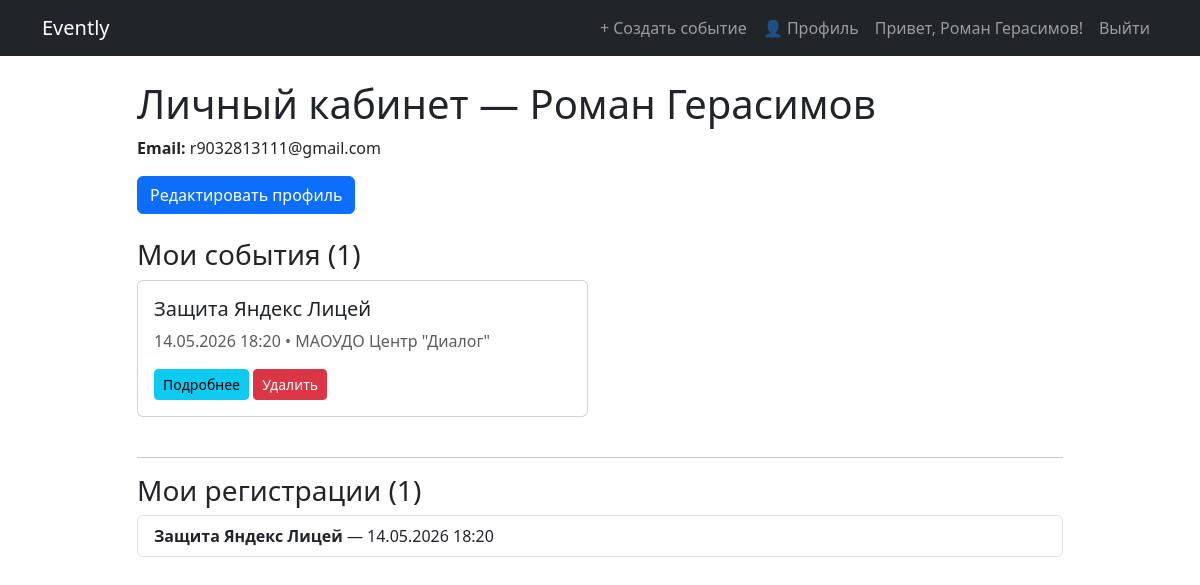
The app's page /profile (signed in) with its own data.
### app/models.py (models this page shows)
class User(db.Model, UserMixin):
    id = db.Column(db.Integer, primary_key=True)
    username = db.Column(db.String(80), unique=True, nullable=False)
    email = db.Column(db.String(120), unique=True, nullable=False)
    password = db.Column(db.String(200), nullable=False)
    events = db.relationship("Event", backref="author", lazy=True)

class Event(db.Model):
    id = db.Column(db.Integer, primary_key=True)
    title = db.Column(db.String(150), nullable=False)
    description = db.Column(db.Text, nullable=False)
    date = db.Column(db.DateTime, nullable=False)
    location = db.Column(db.String(150), nullable=False)
    category = db.Column(db.String(50))
    image = db.Column(db.String(200))
    user_id = db.Column(db.Integer, db.ForeignKey("user.id"), nullable=False)
    created_at = db.Column(db.DateTime, default=datetime.utcnow)

class Registration(db.Model):
    id = db.Column(db.Integer, primary_key=True)
    event_id = db.Column(
        db.Integer, db.ForeignKey("event.id", ondelete="CASCADE"), nullable=False
    )
    user_id = db.Column(db.Integer, db.ForeignKey("user.id"), nullable=False)
    full_name = db.Column(db.String(150), nullable=False)
    age = db.Column(db.Integer, nullable=False)
    registered_at = db.Column(db.DateTime, default=datetime.utcnow)
    event = db.relationship(
        "Event", backref=db.backref("registrations", cascade="all, delete-orphan")
    )
    user = db.relationship("User")

### app/routes/profile.py (the view)
@profile_bp.route("/profile")
@login_required
def profile():
    user_events = (
        Event.query.filter_by(user_id=current_user.id).order_by(Event.date.desc()).all()
    )
    registrations = Registration.query.filter_by(user_id=current_user.id).all()
    return render_template(
        "profile.html", user_events=user_events, registrations=registrations
    )

### app/__init__.py (called while the page is built)
@login_manager.user_loader
def load_user(user_id):
    from app.models import User
    return User.query.get(int(user_id))

### app/templates/profile.html (shortened to what this page needs)
{% extends "base.html" %}
{% block content %}
<div class="row">
    <div class="col-lg-10 mx-auto">
        <h1>Личный кабинет — {{ current_user.username }}</h1>
        <p><strong>Email:</strong> {{ current_user.email }}</p>
        <a href="{{ url_for('profile.edit_profile') }}" class="btn btn-primary mb-4">Редактировать профиль</a>
        <h3>Мои события ({{ user_events|length }})</h3>
        {% if user_events %}
        <div class="row">
            {% for event in user_events %}
            <div class="col-md-6 mb-4">
                <div class="card">
                    <div class="card-body">
                        <h5>{{ event.title }}</h5>
                        <p class="text-muted">{{ event.date.strftime('%d.%m.%Y %H:%M') }} • {{ event.location }}</p>
                        <a href="{{ url_for('events.detail', event_id=event.id) }}" class="btn btn-info btn-sm">Подробнее</a>
                        <a href="{{ url_for('events.delete_event', event_id=event.id) }}"
                           class="btn btn-danger btn-sm"
                           onclick="return confirm('Удалить событие?')">Удалить</a>
                    </div>
                </div>
            </div>
            {% endfor %}
        </div>
        {% else %}
        <p>У вас пока нет созданных событий.</p>
        {% endif %}
        <hr>
        <h3>Мои регистрации ({{ registrations|length }})</h3>
        {% if registrations %}
        <ul class="list-group">
            {% for reg in registrations %}
            <li class="list-group-item">
                <strong>{{ reg.event.title }}</strong> — {{ reg.event.date.strftime('%d.%m.%Y %H:%M') }}
            </li>
            {% endfor %}
        </ul>
        {% else %}
        <p>Вы ещё никуда не записались.</p>
        {% endif %}
    </div>
</div>
{% endblock %}

### app/templates/base.html (shortened to what this page needs)
<!DOCTYPE html>
<html lang="ru">
<head>
    <link href="https://cdn.jsdelivr.net/npm/bootstrap@5.3.3/dist/css/bootstrap.min.css" rel="stylesheet">
</head>
<body>
    <nav class="navbar navbar-expand-lg navbar-dark bg-dark">
        <div class="container">
            <a class="navbar-brand" href="{{ url_for('main.index') }}">Evently</a>
            <div class="navbar-nav ms-auto">
                {% if current_user.is_authenticated %}
                    <a class="nav-link" href="{{ url_for('events.create') }}">+ Создать событие</a>
                    <a class="nav-link" href="{{ url_for('profile.profile') }}">👤 Профиль</a>
                    <span class="nav-link">Привет, {{ current_user.username }}!</span>
                    <a class="nav-link" href="{{ url_for('auth.logout') }}">Выйти</a>
                {% else %}
                    <a class="nav-link" href="{{ url_for('auth.login') }}">Войти</a>
                    <a class="nav-link" href="{{ url_for('auth.register') }}">Регистрация</a>
                {% endif %}
            </div>
        </div>
    </nav>
    <div class="container mt-4">
        {% block content %}{% endblock %}
    </div>
</body>
</html>

### records on screen
User: username "Роман Герасимов", email "r9032813111@gmail.com"
Event: title "Защита Яндекс Лицей", date "14.05.2026 18:20", location "МАОУДО Центр \"Диалог\""
Registration: event "Защита Яндекс Лицей", event "14.05.2026 18:20"

### other values on screen
{{ user_events|length }} "1"
{{ registrations|length }} "1"
